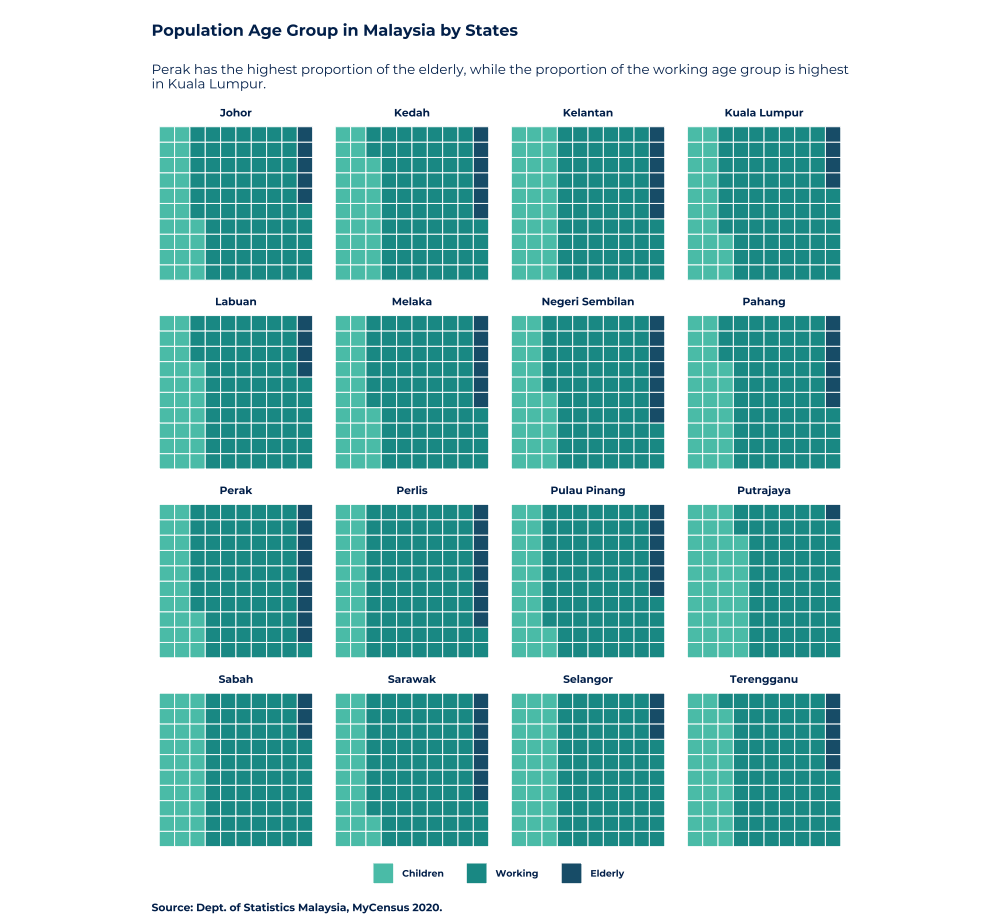

Generate this figure with R:
library(ggplot2)
library(waffle)
library(dplyr)
library(hrbrthemes)
library(tidyverse)
library(ggtext)
library(showtext)

day2 = read_csv('~/Desktop/30 Day Chart Challenge/Day 2 - Waffle/state_population.csv')

font_add_google('Montserrat','Montserrat')
showtext_auto()

day2_long=gather(day2, age_group, proportion, Children:Elderly, factor_key=TRUE)

ggplot(day2_long, aes(fill=age_group,values=proportion)) +
  labs(title='\nPopulation Age Group in Malaysia by States\n',
       subtitle='Perak has the highest proportion of the elderly, while the proportion of the working age group is highest \nin Kuala Lumpur.\n',
       caption='\nSource: Dept. of Statistics Malaysia, MyCensus 2020.') +
  facet_wrap(~ State, ncol = 4, strip.position = 'top') +
  geom_waffle(n_rows=10, size = 0.33, color='white') +
  coord_equal() +
  scale_fill_manual(values=c('Children'='#57C5B6', 
                             'Working'='#159895',
                             'Elderly' = '#1A5F7A'))+
  theme_void() +
  theme(legend.position = 'bottom',
        text=element_text(family='Montserrat', face='bold', color = '#002B5B'),
        plot.title = element_text(size=12, face='bold'),
        plot.subtitle = element_text(size=10,face = 'plain'),
        plot.caption = element_text(hjust=0,size=8),
        legend.title = element_blank(),
        legend.text = element_text(size=7),
        strip.text = element_text(size=8))
  
